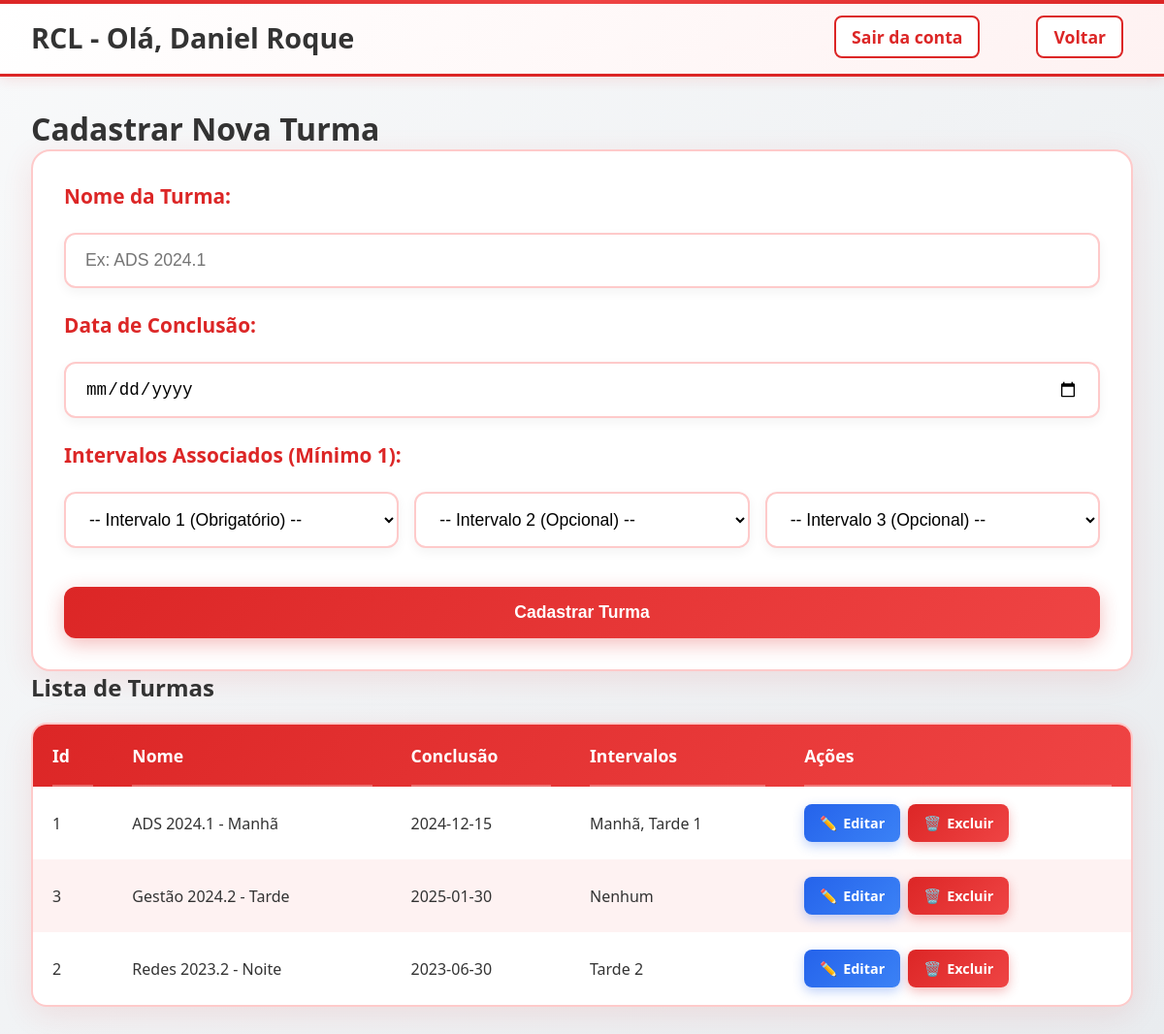
Before: /EmployeeLayer/gerenciar_turmas.php (signed in) with the older database file.
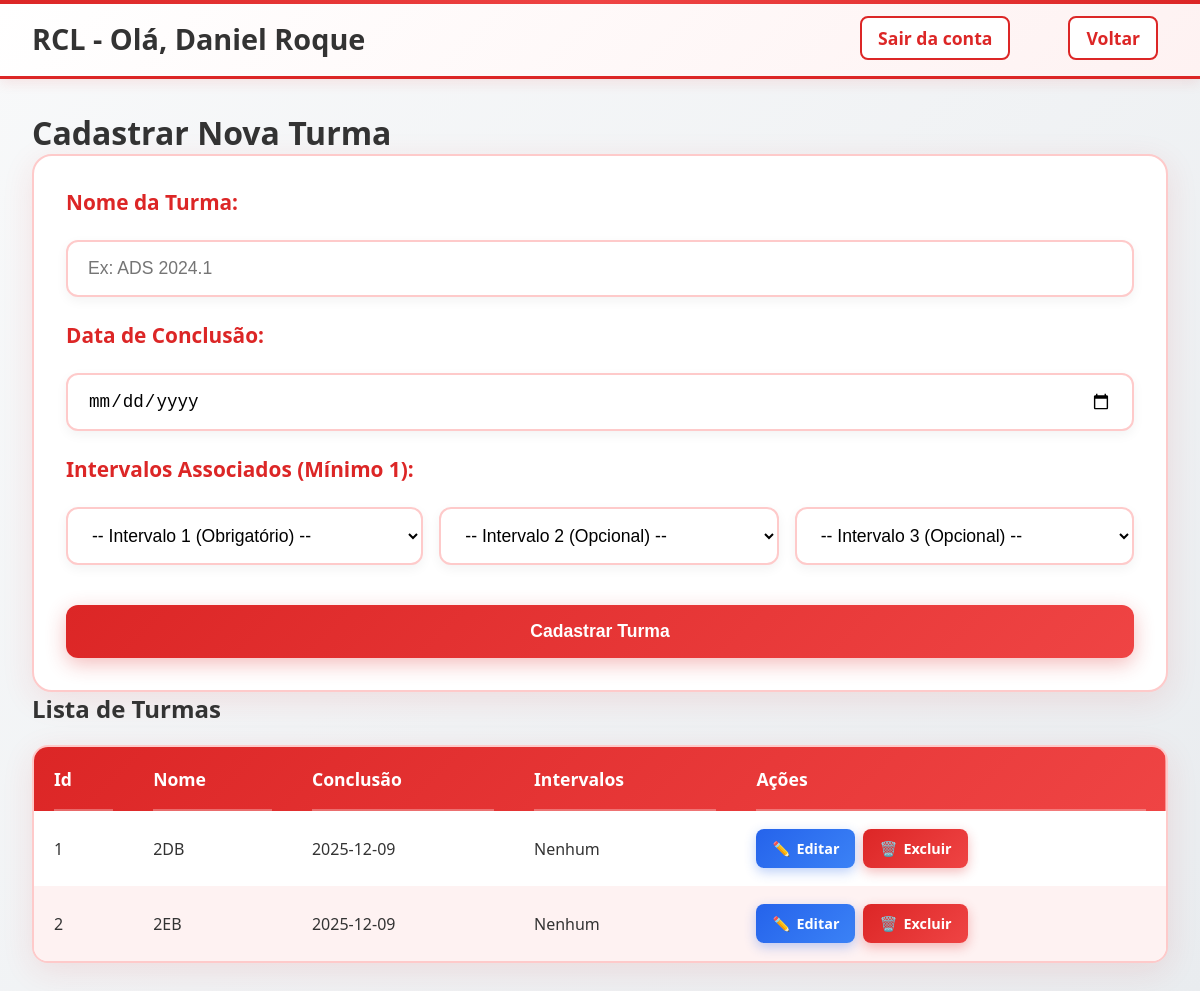
After: the same page with the newer database file.
### tables this page shows
CREATE TABLE Turmas (
    id_turma INT AUTO_INCREMENT PRIMARY KEY,
    nome_turma VARCHAR(100) NOT NULL,
    data_conclusao DATE NOT NULL,
    
    created_by INT NOT NULL,
    created_at DATETIME NOT NULL DEFAULT CURRENT_TIMESTAMP,

    update_by INT NULL, 
    updated_at DATETIME DEFAULT CURRENT_TIMESTAMP ON UPDATE CURRENT_TIMESTAMP,

    CONSTRAINT fk_turmas_created_by 
        FOREIGN KEY (created_by) REFERENCES Funcionarios(id_funcionario)
        ON UPDATE CASCADE
        ON DELETE RESTRICT,
    
    CONSTRAINT fk_turmas_update_by 
        FOREIGN KEY (update_by) REFERENCES Funcionarios(id_funcionario)
        ON UPDATE CASCADE
        ON DELETE SET NULL 
);

### EmployeeLayer/gerenciar_turmas.php (the view, shortened to what this page needs)
<?php
$em_edicao = false;
$turma_edicao = [];
$sql_tabela = "
    SELECT
        T.id_turma,
        T.nome_turma,
        T.data_conclusao,
        -- Alias TI não é mais necessário aqui, mas mantido para clareza do JOIN
        GROUP_CONCAT(I.nome ORDER BY I.horario_inicio ASC SEPARATOR ', ') AS intervalos_associados
    FROM
        turmas T
    LEFT JOIN
        turma_intervalo TI ON T.id_turma = TI.id_turma
    LEFT JOIN
        intervalos I ON TI.id_intervalo = I.id_intervalo
    GROUP BY
        T.id_turma, T.nome_turma, T.data_conclusao, T.created_by -- GROUP BY completo para compatibilidade
    ORDER BY
        T.nome_turma ASC
";
try {
    $pdo = conectar();
    $stmt = $pdo->query($sql_tabela);
    $resultados = $stmt->fetchAll();
} catch (Exception $e) {
    die("Erro ao carregar dados: " . $e->getMessage());
}
?>
<!DOCTYPE html>
<html lang="pt-BR">
<head>
    <link rel="stylesheet" href="style.css">
</head>
<body>
    <header>
        <div>RCL - Olá, <?php echo $_SESSION['funcionario_nome']?></div>
        <div>
            <a href="../logout.php">Sair da conta</a>
            <a href="home.php">Voltar</a>
        </div>
    </header>
    <main>
        <form method="POST" action="gerenciar_turmas.php">
            <h1><?php echo $em_edicao ? 'Editar Turma' : 'Cadastrar Nova Turma'; ?></h1>
            <div class="inputs">
                <label for="nome_turma">Nome da Turma:</label>
                <input type="text" name="nome_turma" placeholder="Ex: ADS 2024.1" required value="<?php echo htmlspecialchars($turma_edicao['nome_turma'] ?? ''); ?>">
                <label for="data_conclusao">Data de Conclusão:</label>
                <input type="date" name="data_conclusao" required value="<?php echo htmlspecialchars($turma_edicao['data_conclusao'] ?? ''); ?>">
                <label>Intervalos Associados (Mínimo 1):</label>
                <div class="select-group">
                    <?php for ($i = 1; $i <= 3; $i++): ?>
                        <select name="intervalo_<?php echo $i; ?>" <?php if ($i == 1) echo 'required'; ?>>
                            <option value="">-- Intervalo <?php echo $i; ?> (<?php echo $i == 1 ? 'Obrigatório' : 'Opcional'; ?>) --</option>
                        </select>
                    <?php endfor; ?>
                </div>
                <button type="submit"><?php echo $em_edicao ? 'Atualizar Turma' : 'Cadastrar Turma'; ?></button>
            </div>
        </form>
        <h2>Lista de Turmas</h2>
        <table>
            <thead>
                <tr>
                    <th>Id</th>
                    <th>Nome</th>
                    <th>Conclusão</th>
                    <th>Intervalos</th>
                    <th>Ações</th>
                </tr>
            </thead>
            <tbody>
                <?php foreach ($resultados as $linha): ?>
                <tr>
                    <td><?= htmlspecialchars($linha['id_turma']) ?></td>
                    <td><?= htmlspecialchars($linha['nome_turma']) ?></td>
                    <td><?= htmlspecialchars($linha['data_conclusao']) ?></td>
                    <td>
                        <?php
                            if ($linha['intervalos_associados']):
                                echo htmlspecialchars($linha['intervalos_associados']);
                            else:
                                echo 'Nenhum';
                            endif;
                        ?>
                    </td>
                    <td class="actions-cell">
                        <div class="actions-buttons">
                            <a href="gerenciar_produtos.php?acao=editar&id=<?php echo (int)$p['id_produto']; ?>" class="action-btn editar">
                                <span>✏️</span> Editar
                            </a>
                            <a href="gerenciar_produtos.php?acao=excluir&id=<?php echo (int)$p['id_produto']; ?>" class="action-btn excluir" onclick="return confirm('Tem certeza que deseja excluir? Isso também removerá a imagem do servidor.');">
                                <span>🗑️</span> Excluir
                            </a>
                        </div>
                    </td>
                </tr>
                <?php endforeach; ?>
            </tbody>
        </table>
    </main>
</body>
</html>

Changed rows visible on the page:
removed turmas: id_turma "3", nome_turma "Gestão 2024.2 - Tarde", data_conclusao "2025-01-30", shows "Nenhum"
changed turmas id 1: nome_turma "ADS 2024.1 - Manhã" → "2DB"; data_conclusao "2024-12-15" → "2025-12-09"; intervalos_associados "Manhã, Tarde 1" → (not shown); now shows "Nenhum"
changed turmas id 2: nome_turma "Redes 2023.2 - Noite" → "2EB"; data_conclusao "2023-06-30" → "2025-12-09"; intervalos_associados "Tarde 2" → (not shown); now shows "Nenhum"
